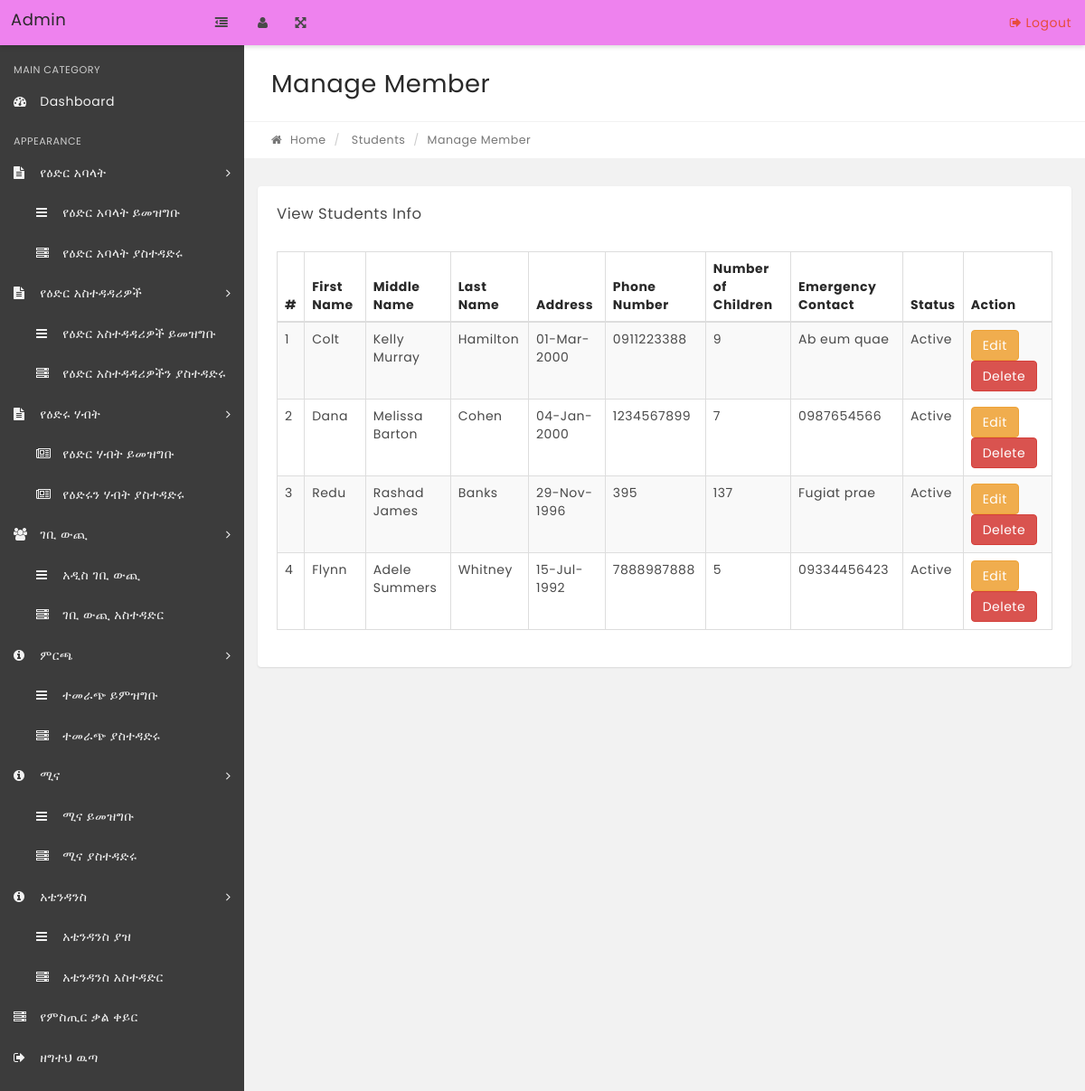
The page /admin/manage-member.php on the database its author committed.
### tables this page shows
CREATE TABLE `members` (
  `id` int(11) NOT NULL,
  `first_name` varchar(33) DEFAULT NULL,
  `middle_name` varchar(33) DEFAULT NULL,
  `last_name` varchar(33) DEFAULT NULL,
  `dob` date DEFAULT NULL,
  `spouse_first_name` varchar(33) DEFAULT NULL,
  `spouse_middle_name` varchar(33) DEFAULT NULL,
  `spouse_last_name` varchar(33) DEFAULT NULL,
  `spouse_dob` date DEFAULT NULL,
  `address` text DEFAULT NULL,
  `phone_number` varchar(12) NOT NULL,
  `number_of_children` varchar(33) DEFAULT NULL,
  `emergency_contact` varchar(11) DEFAULT NULL,
  `data_joined` date NOT NULL DEFAULT current_timestamp(),
  `dod` date DEFAULT NULL,
  `is_active` int(11) NOT NULL DEFAULT 1,
  `password` varchar(255) NOT NULL,
  `photo` varchar(255) DEFAULT NULL
);

### admin/manage-member.php (the view, shortened to what this page needs)
<?php
include('../includes/config.php');
if(strlen($_SESSION['alogin'])=="")
    {
    header("Location: index.php");
    }
    else{
?>
<!DOCTYPE html>
<html lang="en">
    <head>
    <?php include('includes/head.php'); ?>
    </head>
    <body class="top-navbar-fixed">
        <div class="main-wrapper">
        <?php include('includes/topbar.php');?>
            <div class="content-wrapper">
                <div class="content-container">
                <?php include('includes/leftbar.php');?>
                    <div class="main-page">
                        <div class="container-fluid">
                            <div class="row page-title-div">
                                <div class="col-md-6">
                                    <h2 class="title">Manage Member</h2>
                                </div>
                            </div>
                            <div class="row breadcrumb-div">
                                <div class="col-md-6">
                                    <ul class="breadcrumb">
            							<li><a href="dashboard.php"><i class="fa fa-home"></i> Home</a></li>
                                        <li> Students</li>
            							<li class="active">Manage Member</li>
            						</ul>
                                </div>
                            </div>
                        </div>
                        <section class="section">
                            <div class="container-fluid">
                                <div class="row">
                                    <div class="col-md-12">
                                        <div class="panel">
                                            <div class="panel-heading">
                                                <div class="panel-title">
                                                    <h5>View Students Info</h5>
                                                </div>
                                            </div>
                                            <div class="panel-body p-20">
                                                <table id="example" class="display table table-striped table-bordered" cellspacing="0" width="100%">
                                                    <thead>
                                                        <tr>
                                                            <th>#</th>
                                                            <th>First Name</th>
                                                            <th>Middle Name</th>
                                                            <th>Last Name</th>
                                                            <th>Address</th>
                                                            <th>Phone Number</th>
                                                            <th>Number of Children</th>
                                                            <th>Emergency Contact</th>
                                                            <th>Status</th>
                                                            <th>Action</th>
                                                        </tr>
                                                    </thead>
                                                    <tbody>
                    <?php $sql = "SELECT * from members";
                    $query = $dbh->prepare($sql);
                    $query->execute();
                    $results=$query->fetchAll(PDO::FETCH_OBJ);
                    $cnt=1;
                    if($query->rowCount() > 0)
                    {
                    foreach($results as $result)
                    {   ?>
                    <tr>
                        <td><?php echo htmlentities($cnt);?></td>
                        <td><?php echo htmlentities($result->first_name);?></td>
                        <td><?php echo htmlentities($result->middle_name);?></td>
                        <td><?php echo htmlentities($result->last_name);?></td>
                        <td><?php echo htmlentities($result->address);?></td>
                        <td><?php echo htmlentities($result->phone_number);?></td>
                        <td><?php echo htmlentities($result->number_of_children);?></td>
                        <td><?php echo htmlentities($result->emergency_contact);?></td>
                        <td><?php if($result->is_active==1){ echo htmlentities('Active'); }
                                  else{
                                      echo htmlentities('Inactive');
                                }
                                                                ?></td>
<td>
    <a href="edit-member.php?id=<?php echo htmlentities($result->id);?>" class="btn btn-warning">Edit</a>
    <a href="delete_member.php?id=<?php echo htmlentities($result->id);?>" class="btn btn-danger">Delete</a>
</td>
</tr>
<?php $cnt=$cnt+1;}} ?>
                                                    </tbody>
                                                </table>
                                            </div>
                                        </div>
                                    </div>
                                                </div>
                                            </div>
                                        </div>
                                    </div>
                                </div>
                            </div>
        <?php include('includes/footer.php'); ?>
    </body>
</html>
<?php } ?>

### admin/includes/head.php (shortened to what this page needs)
<link rel="stylesheet" href="css/bootstrap.min.css" media="screen" >
<link rel="stylesheet" href="css/font-awesome.min.css" media="screen" >
<link rel="stylesheet" href="css/animate-css/animate.min.css" media="screen" >
<link rel="stylesheet" href="css/lobipanel/lobipanel.min.css" media="screen" >
<link rel="stylesheet" href="css/toastr/toastr.min.css" media="screen" >
<link rel="stylesheet" href="css/icheck/skins/line/blue.css" >
<link rel="stylesheet" href="css/icheck/skins/line/red.css" >
<link rel="stylesheet" href="css/icheck/skins/line/green.css" >
<link rel="stylesheet" href="css/main.css" media="screen" >

### admin/includes/topbar.php (shortened to what this page needs)
<nav class="navbar top-navbar bg-white box-shadow">
          	<div style="background-color:violet;" class="container-fluid">
                  <div class="row">
                      <div class="navbar-header no-padding">
              			<a class="navbar-brand" href="dashboard.php">
              			    Admin
              			</a>
                          <span class="small-nav-handle hidden-sm hidden-xs"><i class="fa fa-outdent"></i></span>
              		</div>
              		<div class="collapse navbar-collapse" id="navbar-collapse-1">
              			<ul class="nav navbar-nav" data-dropdown-in="fadeIn" data-dropdown-out="fadeOut">
                              <li class="hidden-sm hidden-xs"><a href="#" class="user-info-handle"><i class="fa fa-user"></i></a></li>
                              <li class="hidden-sm hidden-xs"><a href="#" class="full-screen-handle"><i class="fa fa-arrows-alt"></i></a></li>
              			</ul>
              			<ul class="nav navbar-nav navbar-right" data-dropdown-in="fadeIn" data-dropdown-out="fadeOut">
              				    <li><a href="logout.php" class="color-danger text-center"><i class="fa fa-sign-out"></i> Logout</a></li>
              			</ul>
              		</div>
                  </div>
          	</div>
          </nav>

### admin/includes/leftbar.php (shortened to what this page needs)
<div class="left-sidebar bg-black-300 box-shadow ">
                        <div class="sidebar-content">
                            <div class="user-info closed">
                            </div>
                            <div class="sidebar-nav">
                                <ul class="side-nav color-gray">
                                    <li class="nav-header">
                                        <span class="">Main Category</span>
                                    </li>
                                    <li>
                                        <a href="dashboard.php"><i class="fa fa-dashboard"></i> <span>Dashboard</span> </a>
                                    </li>
                                    <li class="nav-header">
                                        <span class="">Appearance</span>
                                    </li>
                                    <li class="has-children">
                                        <a href="#"><i class="fa fa-file-text"></i> <span>የዕድር አባላት</span> <i class="fa fa-angle-right arrow"></i></a>
                                        <ul class="child-nav">
                                            <li><a href="add-memeber.php"><i class="fa fa-bars"></i> <span>የዕድር አባላት ይመዝግቡ</span></a></li>
                                            <li><a href="manage-member.php"><i class="fa fa fa-server"></i> <span>የዕድር አባላት ያስተዳድሩ</span></a></li>
                                           </ul>
                                    </li>
                                      <li class="has-children">
                                        <a href="#"><i class="fa fa-file-text"></i> <span>የዕድር አስተዳዳሪዎች</span> <i class="fa fa-angle-right arrow"></i></a>
                                        <ul class="child-nav">
                                            <li><a href="add-admin.php"><i class="fa fa-bars"></i> <span>የዕድር አስተዳዳሪዎች ይመዝግቡ</span></a></li>
                                            <li><a href="manage-admin.php"><i class="fa fa fa-server"></i> <span>የዕድር አስተዳዳሪዎችን ያስተዳድሩ</span></a></li>
                                         </ul>
                                    </li>
                                  <li class="has-children">
                                 <a href="#"><i class="fa fa-file-text"></i> <span>የዕድሩ ሃብት</span> <i class="fa fa-angle-right arrow"></i></a>
                                    <ul class="child-nav">
                                    <li><a href="add-assets.php"><i class="fa fa-newspaper-o"></i> <span>የዕድር ሃብት ይመዝግቡ</span></a></li>
                          <a href="manage-assets.php"><i class="fa fa-newspaper-o"></i> <span>የዕድሩን ሃብት ያስተዳድሩ</span></a></li>
                                        </ul>
                                    <li class="has-children">
                                        <a href="#"><i class="fa fa-users"></i> <span>ገቢ ውጪ</span> <i class="fa fa-angle-right arrow"></i></a>
                                        <ul class="child-nav">
                                            <li><a href="new-transaction.php"><i class="fa fa-bars"></i> <span>አዲስ ገቢ ውጪ</span></a></li>
                                            <li><a href="manage-transaction.php"><i class="fa fa fa-server"></i> <span>ገቢ ውጪ አስተዳድር</span></a></li>
                                           </ul>
                                    </li>
                                      <li class="has-children">
                                        <a href="#"><i class="fa fa-info-circle"></i> <span>ምርጫ</span> <i class="fa fa-angle-right arrow"></i></a>
                                        <ul class="child-nav">
                                            <li><a href="add-candidate.php"><i class="fa fa-bars"></i> <span>ተመራጭ ይምዝግቡ</span></a></li>
                                            <li><a href="manage-candidate.php"><i class="fa fa fa-server"></i> <span>ተመራጭ ያስተዳድሩ</span></a></li>
                                        </ul>
                                        <li class="has-children">
                                        <a href="#"><i class="fa fa-info-circle"></i> <span>ሚና</span> <i class="fa fa-angle-right arrow"></i></a>
                                        <ul class="child-nav">
                                            <li><a href="add-role.php"><i class="fa fa-bars"></i> <span>ሚና ይመዝግቡ</span></a></li>
                                            <li><a href="manage-role.php"><i class="fa fa fa-server"></i> <span>ሚና ያስተዳድሩ</span></a></li>
                                        </ul>
                                    <li class="has-children">
                                         <a href="#"><i class="fa fa-info-circle"></i> <span>አቴንዳንስ</span> <i class="fa fa-angle-right arrow"></i></a>
                                        <ul class="child-nav">
                                            <li><a href="add-attendance.php"><i class="fa fa-bars"></i> <span>አቴንዳንስ ያዝ</span></a></li>
                                            <li><a href="manage-attendance.php"><i class="fa fa fa-server"></i> <span>አቴንዳንስ አስተዳድር</span></a></li>
                                        </ul>
                                        <li><a href="change-password.php"><i class="fa fa fa-server"></i> <span>የምስጢር ቃል ቀይር</span></a></li>
                                        <li><a href="logout.php"><i class="fa fa fa-sign-out"></i> <span>ዘግተህ ዉጣ</span></a></li>
                                    </li>
                            </div>
                        </div>
                    </div>

### admin/includes/footer.php (shortened to what this page needs)
<link rel="stylesheet" href="js/amcharts/plugins/export/export.css" type="text/css" media="all" />

### rows shown on the page
members: first_name "Colt", middle_name "Kelly Murray", last_name "Hamilton", address "01-Mar-2000", phone_number "0911223388", number_of_children "9", emergency_contact "Ab eum quae"
members: first_name "Dana", middle_name "Melissa Barton", last_name "Cohen", address "04-Jan-2000", phone_number "1234567899", number_of_children "7", emergency_contact "0987654566"
members: first_name "Redu", middle_name "Rashad James", last_name "Banks", address "29-Nov-1996", phone_number "395", number_of_children "137", emergency_contact "Fugiat prae"
members: first_name "Flynn", middle_name "Adele Summers", last_name "Whitney", address "15-Jul-1992", phone_number "7888987888", number_of_children "5", emergency_contact "09334456423"
